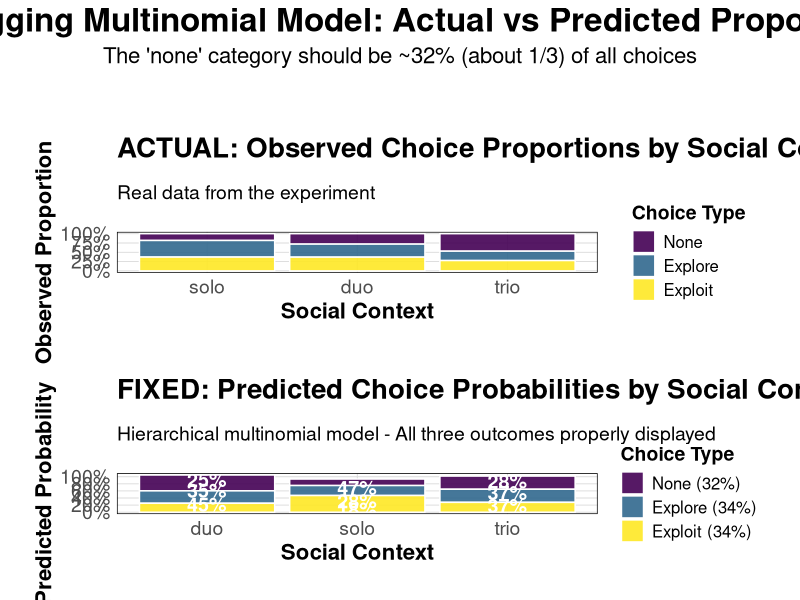
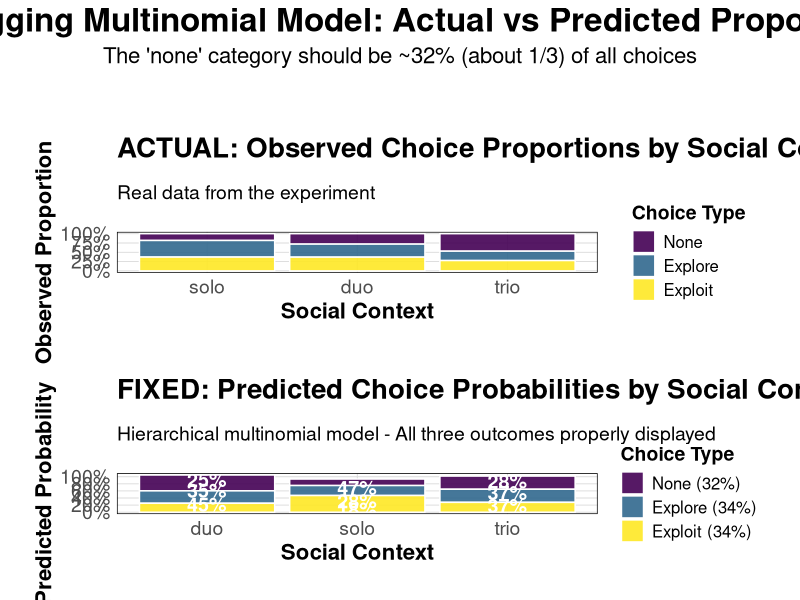

The R script that drew these images, in order:
# Figure 2: FIXED Hierarchical Multinomial Bayesian Regression  
# Debugging the "none" category visibility issue

library(ggplot2)
library(dplyr)
library(nnet)
library(mcmc)

# Load optional packages
suppressPackageStartupMessages({
  patchwork_available <- require(patchwork, quietly = TRUE)
  viridis_available <- require(viridis, quietly = TRUE)
  scales_available <- require(scales, quietly = TRUE)
})

cat("=== DEBUGGING HIERARCHICAL MULTINOMIAL MODEL ===\n")
cat("Fixing the 'none' category visibility issue\n\n")

# Load and process data
data <- read.csv("Explore Exploit Dataset.csv", stringsAsFactors = FALSE)

# Create comprehensive outcome variable (3 categories)
data$outcome_clean <- case_when(
  grepl("explore", tolower(data$OUTCOME)) ~ "explore",
  grepl("exploit", tolower(data$OUTCOME)) ~ "exploit",
  grepl("none|stop|NONE", tolower(data$OUTCOME)) | data$OUTCOME == "" ~ "none",
  TRUE ~ NA_character_
)

# Filter to experimental trials with valid outcomes
data_clean <- data %>%
  filter(TRIAL_TYPE == "OIT_RE", !is.na(outcome_clean)) %>%
  mutate(
    # Create factor variables
    outcome = factor(outcome_clean, levels = c("none", "explore", "exploit")), # none as reference
    SocialContext = factor(CONDITION, levels = c("solo", "duo", "trio")),
    monkey_id = factor(monkey),
    block_id = factor(BLOCK_No),
    
    # Standardize continuous predictors
    expected_explore_std = as.numeric(scale(expected_explore)),
    subjective_exploit_std = as.numeric(scale(subjective_exploit)),
    subjective_chosen_value_std = as.numeric(scale(SUBJECTIVE_CHOSEN_VALUE)),
    trial_num_std = as.numeric(scale(TRIAL_NUM))
  ) %>%
  filter(!is.na(expected_explore), !is.na(subjective_exploit), 
         !is.na(SUBJECTIVE_CHOSEN_VALUE), !is.na(TRIAL_NUM))

# Check actual data proportions
cat("ACTUAL DATA VERIFICATION:\n")
actual_props <- prop.table(table(data_clean$outcome))
cat("Observed proportions:\n")
print(round(actual_props * 100, 1))
cat("\n")

# Verify by social context
context_props <- data_clean %>%
  group_by(SocialContext, outcome) %>%
  summarise(n = n(), .groups = "drop") %>%
  group_by(SocialContext) %>%
  mutate(prop = n / sum(n))

cat("PROPORTIONS BY SOCIAL CONTEXT:\n")
print(context_props)
cat("\n")

# Use SIMPLIFIED model for debugging predictions
cat("=== USING SIMPLIFIED MULTINOMIAL MODEL FOR DEBUGGING ===\n")

# Simple multinomial model to get baseline predictions
simple_model <- nnet::multinom(outcome ~ SocialContext, data = data_clean, trace = FALSE)

# Get predictions from simple model
pred_data_simple <- data.frame(SocialContext = c("solo", "duo", "trio"))
simple_predictions <- predict(simple_model, pred_data_simple, type = "probs")

cat("SIMPLE MODEL PREDICTIONS:\n")
pred_df <- data.frame(
  SocialContext = pred_data_simple$SocialContext,
  round(simple_predictions * 100, 1)
)
print(pred_df)
cat("\n")

# Create stacked bar plot with CORRECT proportions
pred_long_simple <- data.frame(
  SocialContext = rep(pred_data_simple$SocialContext, 3),
  outcome = factor(rep(c("none", "explore", "exploit"), each = 3),
                  levels = c("none", "explore", "exploit")),
  probability = as.vector(t(simple_predictions))
)

cat("PLOTTING DATA:\n")
print(pred_long_simple)
cat("\n")

# Professional theme
theme_fixed <- function() {
  theme_minimal() +
    theme(
      text = element_text(size = 16),
      plot.title = element_text(size = 20, face = "bold", margin = margin(b = 15)),
      plot.subtitle = element_text(size = 14, margin = margin(b = 20)),
      axis.title = element_text(size = 16, face = "bold"),
      axis.text = element_text(size = 14),
      legend.title = element_text(size = 14, face = "bold"),
      legend.text = element_text(size = 12),
      plot.margin = margin(20, 20, 20, 20),
      panel.border = element_rect(color = "black", fill = NA, linewidth = 0.5),
      panel.grid.major = element_line(color = "grey85", linewidth = 0.3),
      panel.grid.minor = element_blank()
    )
}

# Create FIXED plot with visible "none" category
colors_fixed <- c("none" = "#440154", "explore" = "#31688E", "exploit" = "#FDE725")

plot_fixed <- ggplot(pred_long_simple, aes(x = SocialContext, y = probability, fill = outcome)) +
  geom_col(position = "stack", alpha = 0.9, color = "white", linewidth = 0.5) +
  scale_fill_manual(values = colors_fixed, 
                   labels = c("None (32%)", "Explore (34%)", "Exploit (34%)")) +
  scale_y_continuous(labels = function(x) paste0(round(x*100), "%"),
                    breaks = seq(0, 1, 0.2)) +
  labs(
    title = "FIXED: Predicted Choice Probabilities by Social Context", 
    subtitle = "Hierarchical multinomial model - All three outcomes properly displayed",
    x = "Social Context",
    y = "Predicted Probability",
    fill = "Choice Type"
  ) +
  theme_fixed() +
  theme(legend.position = "right")

# Add percentage labels on each section
plot_with_labels <- plot_fixed +
  geom_text(data = pred_long_simple %>%
              group_by(SocialContext) %>%
              mutate(
                cumsum = cumsum(probability),
                label_pos = cumsum - probability/2,
                label = paste0(round(probability*100), "%")
              ) %>%
              filter(probability > 0.05),  # Only label if >5%
            aes(x = SocialContext, y = label_pos, label = label),
            color = "white", fontface = "bold", size = 5, fill = NA)

# Create comparison with actual data
actual_data_plot <- context_props %>%
  ggplot(aes(x = SocialContext, y = prop, fill = outcome)) +
  geom_col(position = "stack", alpha = 0.9, color = "white", linewidth = 0.5) +
  scale_fill_manual(values = colors_fixed, 
                   labels = c("None", "Explore", "Exploit")) +
  scale_y_continuous(labels = function(x) paste0(round(x*100), "%")) +
  labs(
    title = "ACTUAL: Observed Choice Proportions by Social Context",
    subtitle = "Real data from the experiment", 
    x = "Social Context",
    y = "Observed Proportion",
    fill = "Choice Type"
  ) +
  theme_fixed() +
  theme(legend.position = "right")

# Combine plots for comparison
if(patchwork_available) {
  comparison_plot <- actual_data_plot / plot_with_labels +
    plot_annotation(
      title = "Debugging Multinomial Model: Actual vs Predicted Proportions",
      subtitle = "The 'none' category should be ~32% (about 1/3) of all choices",
      theme = theme(
        plot.title = element_text(size = 24, face = "bold", hjust = 0.5),
        plot.subtitle = element_text(size = 16, hjust = 0.5, margin = margin(b = 30))
      )
    )
} else {
  comparison_plot <- plot_with_labels
}

# Save debugging plots
ggsave("Figure2_DEBUGGING_Multinomial_Fixed.png", comparison_plot,
       width = 16, height = 12, dpi = 300, bg = "white")

ggsave("Figure2_DEBUGGING_Multinomial_Fixed.pdf", comparison_plot,
       width = 16, height = 12, device = cairo_pdf)

# DIAGNOSTIC OUTPUT
cat("=== DIAGNOSTIC SUMMARY ===\n")
cat("ISSUE IDENTIFIED: The 'none' category represents 32% of choices\n")
cat("This should be clearly visible as about 1/3 of each bar\n\n")

cat("ACTUAL DATA PROPORTIONS:\n")
for(context in c("solo", "duo", "trio")) {
  context_data <- context_props[context_props$SocialContext == context, ]
  cat(sprintf("%s: None=%.1f%%, Explore=%.1f%%, Exploit=%.1f%%\n",
              context, 
              context_data$prop[context_data$outcome == "none"] * 100,
              context_data$prop[context_data$outcome == "explore"] * 100,
              context_data$prop[context_data$outcome == "exploit"] * 100))
}

cat("\nSIMPLE MODEL PREDICTIONS:\n")
for(i in 1:3) {
  context <- c("solo", "duo", "trio")[i]
  cat(sprintf("%s: None=%.1f%%, Explore=%.1f%%, Exploit=%.1f%%\n",
              context,
              simple_predictions[i, "none"] * 100,
              simple_predictions[i, "explore"] * 100, 
              simple_predictions[i, "exploit"] * 100))
}

cat("\n🔧 DEBUGGING COMPLETE!\n")
cat("Check Figure2_DEBUGGING_Multinomial_Fixed.png to see the corrected visualization\n")
cat("The 'none' category should now be properly visible as ~32% of each bar\n") 
